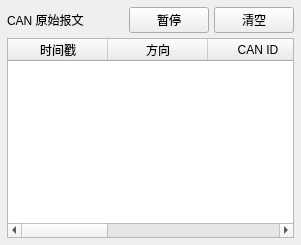
             <widget class="QFrame" name="frameCanTable">
              <property name="minimumSize">
               <size>
                <width>0</width>
                <height>216</height>
               </size>
              </property>
              <property name="panel" stdset="0">
               <bool>true</bool>
              </property>
              <layout class="QVBoxLayout" name="verticalLayoutCanTable" stretch="0,1">
               <property name="spacing">
                <number>5</number>
               </property>
               <property name="bottomMargin">
                <number>7</number>
               </property>
               <property name="rightMargin">
                <number>7</number>
               </property>
               <property name="topMargin">
                <number>7</number>
               </property>
               <property name="leftMargin">
                <number>7</number>
               </property>
               <item>
                <layout class="QHBoxLayout" name="horizontalLayoutCanTableHeader" stretch="1,1">
                 <item>
                  <widget class="QLabel" name="labelCanTableTitle">
                   <property name="text">
                    <string>CAN 原始报文</string>
                   </property>
                   <property name="role" stdset="0">
                    <string>sectionTitle</string>
                   </property>
                  </widget>
                 </item>
                 <item>
                  <layout class="QHBoxLayout" name="horizontalLayoutTableActions">
                   <item>
                    <spacer name="horizontalSpacerTable">
                     <property name="orientation">
                      <enum>Qt::Orientation::Horizontal</enum>
                     </property>
                     <property name="sizeHint" stdset="0">
                      <size>
                       <width>40</width>
                       <height>20</height>
                      </size>
                     </property>
                    </spacer>
                   </item>
                   <item>
                    <widget class="QPushButton" name="buttonPauseFrames">
                     <property name="text">
                      <string>暂停</string>
                     </property>
                    </widget>
                   </item>
                   <item>
                    <widget class="QPushButton" name="buttonClearFrames">
                     <property name="text">
                      <string>清空</string>
                     </property>
                    </widget>
                   </item>
                  </layout>
                 </item>
                </layout>
               </item>
               <item>
                <widget class="QTableWidget" name="tableCanFrames">
                 <property name="minimumSize">
                  <size>
                   <width>0</width>
                   <height>200</height>
                  </size>
                 </property>
                 <property name="editTriggers">
                  <set>QAbstractItemView::EditTrigger::NoEditTriggers</set>
                 </property>
                 <property name="alternatingRowColors">
                  <bool>true</bool>
                 </property>
                 <property name="selectionBehavior">
                  <enum>QAbstractItemView::SelectionBehavior::SelectRows</enum>
                 </property>
                 <property name="columnCount">
                  <number>6</number>
                 </property>
                 <attribute name="verticalHeaderVisible">
                  <bool>false</bool>
                 </attribute>
                 <column>
                  <property name="text">
                   <string>时间戳</string>
                  </property>
                 </column>
                 <column>
                  <property name="text">
                   <string>方向</string>
                  </property>
                 </column>
                 <column>
                  <property name="text">
                   <string>CAN ID</string>
                  </property>
                 </column>
                 <column>
                  <property name="text">
                   <string>DLC</string>
                  </property>
                 </column>
                 <column>
                  <property name="text">
                   <string>数据（Hex）</string>
                  </property>
                 </column>
                 <column>
                  <property name="text">
                   <string>解析结果</string>
                  </property>
                 </column>
                </widget>
               </item>
              </layout>
             </widget>
